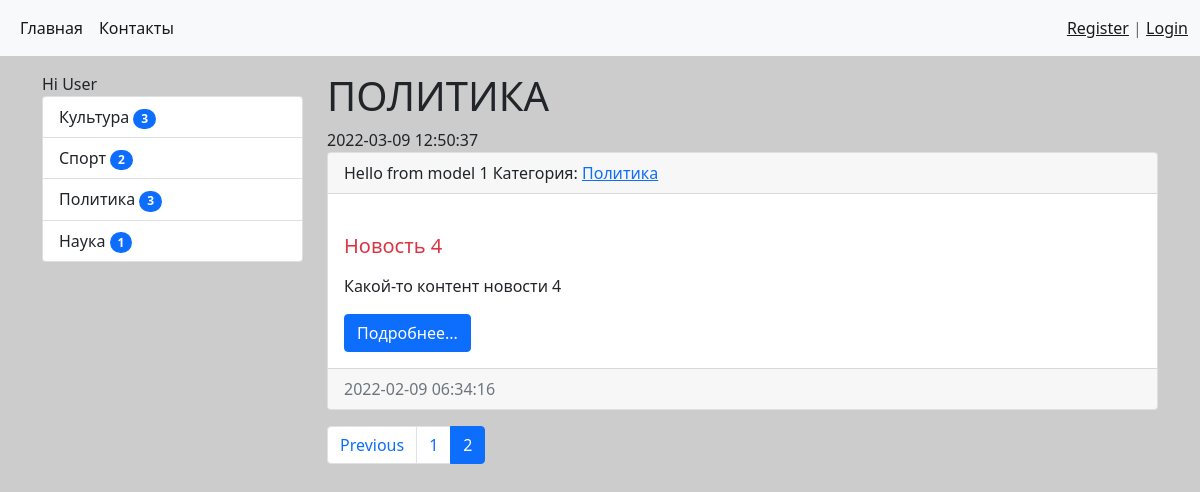
The app's page /category/3/?page=2, older data.
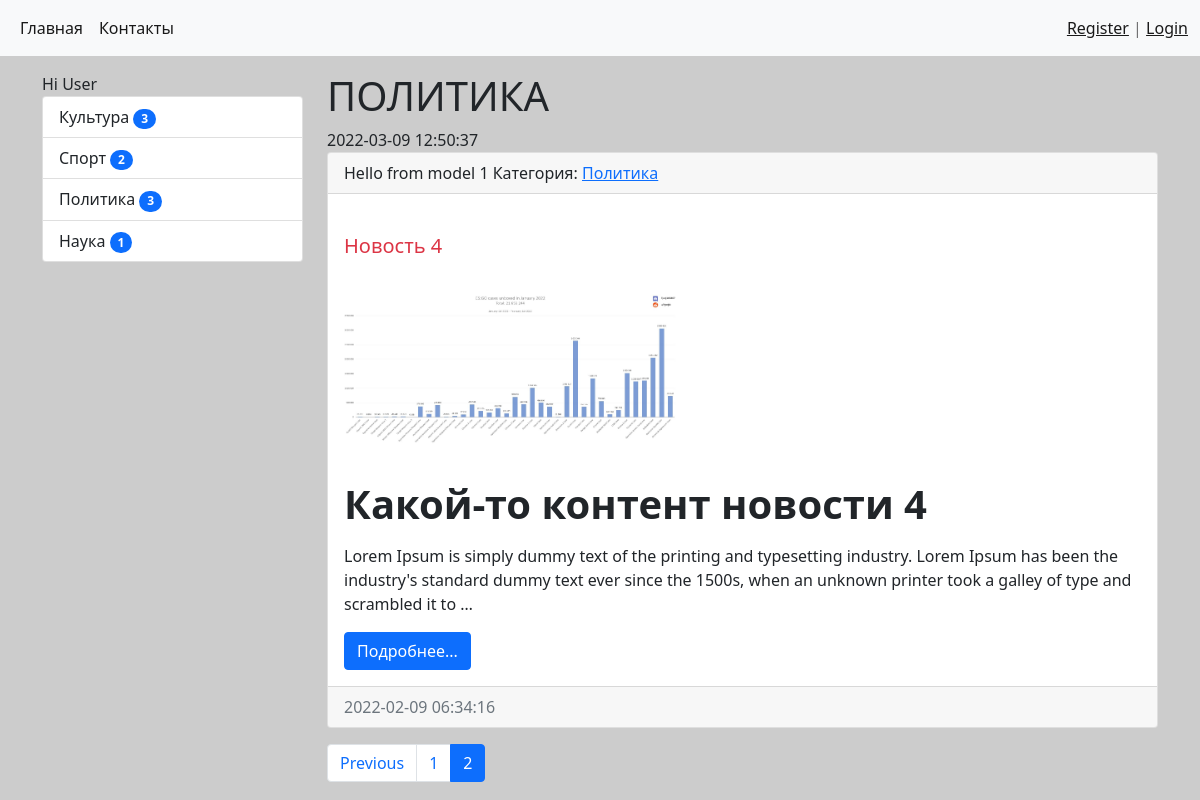
The same page, newer data.
### news/models.py (models this page shows, shortened)
class Category(models.Model):
    title = models.CharField(max_length=150, db_index=True, verbose_name='Наименование категории')
    def get_absolute_url(self):
        return reverse("category", kwargs={"category_id": self.pk})
    def __str__(self): # Функция, которая показывает строковое представление объектов
        return self.title
    class Meta:
        verbose_name = 'Категория'
        verbose_name_plural = 'Категории'
        ordering = ['title']

class News(models.Model):
    title = models.CharField(max_length=150, verbose_name='Наименование')
    content = models.TextField(blank=True, verbose_name='Контент')
    created_at = models.DateTimeField(auto_now_add=True, verbose_name='Дата публикации')
    updated_at = models.DateTimeField(auto_now=True, verbose_name='Дата правки')
    photo = models.ImageField(upload_to=f'photos/%Y/%m/%d', verbose_name='Фото', blank=True)
    is_published = models.BooleanField(default=True, verbose_name='Опубликованно')
    category = models.ForeignKey('Category', on_delete=models.PROTECT, verbose_name='Категория') # Связывание этой области с таблицей категорий. Параметр null нужен потому, что мы уже ранее создали таблицу и без этого параметра ее просто нельзя будет поменять, т.к. данных то там нет, а мы добавляем новое поле
    def my_func(self):
        return 'Hello from model'
    def get_absolute_url(self): # Благодаря этому методу, если мы работаем с классами в views.py то происходит при добавлении чего-то в БД редирект на эту самую новость, которую мы добавили
        return reverse("view_news", kwargs={"news_id": self.pk})
    class Meta:
        verbose_name = 'Новость'
        verbose_name_plural = 'Новости'
        ordering = ['-created_at']

### news/views.py (the view)
# urls.py: path('category/<int:category_id>/', NewsByCategory.as_view(extra_context={'title': 'Какой-то title'}), name='category'),
class NewsByCategory(MyMixin, ListView):
    model = News
    template_name = 'news/home_news_list.html'
    context_object_name = 'news'
    allow_empty = False # Не разрешаем показ пустых списков. Нужно для того, чтобы если пользователь перейдет на id не существующей категории, чтобы не было ошибки 500, а была 404 ошибка
    paginate_by = 2 # Две записи на странице должно показываться
    def get_context_data(self, **kwargs): # Данная функция уже позволяет нам получать переменные, но уже и те которые являются динамическими, т.е. изменяемыми, в общем улучшенная версия атрибута extra_context
        context = super().get_context_data(**kwargs) # Теперь в переменной записано все то, что было до этого
        context['title'] = self.get_upper(Category.objects.get(pk=self.kwargs['category_id']))
        return context
    def get_queryset(self): # Данные метод переопределеяется в том случае, если нам нужна фильтрация по определенным данным. Например мы не хотим, чтобы если галочка не стоит в is_published, тогда новость бы не показывалась и вот тогда мы переопределяем этот метод
        return News.objects.filter(category_id=self.kwargs['category_id'], is_published=True).select_related('category')

### news/templatetags/news_tags.py (called while the page is built)
@register.inclusion_tag('news/list_categories.html') # Тег и параметром передается где он создан
def show_categories(arg1='Hello', arg2='world'): # Создание уже сложного тега, который может и выводить данные и рендерить их, т.е. отображать
    categories = Category.objects.annotate(cnt=Count('news', filter=F('news__is_published'))).filter(cnt__gt=0)
    return {'categories': categories, 'arg1': arg1, 'arg2': arg2}

### news/utils.py (called while the page is built)
    def get_upper(self, string):
        if isinstance(string, str):
            return string.upper()
        else:
            return string.title.upper()

### news/templates/news/home_news_list.html (shortened to what this page needs)
{% extends 'base.html' %}
{% block sidebar %}
    {% include 'inc/_sidebar.html' %}
{% endblock %}
{% block content %}
<h1>{{ title }}</h1>
{% now 'Y-m-d H:i:s' %}
{% for item in news %}
<div class="card mb-3">
    <div class="card-header">
        {{item.my_func}}
        {{forloop.counter}}
        Категория: <a href="{{ item.category.get_absolute_url }}">{{ item.category }}</a>
    </div>
    <div class="card-body">
        <div class="media">
            <div class="media-body">
                <h5 class="card-title {% cycle 'text-danger' 'text-success' %}">{{ item.title }}</h5>
                {% autoescape off %}
                <p class="card-text">{{ item.content|safe|linebreaks|truncatewords:50 }}</p>
                {% endautoescape %}
                <a href="{{ item.get_absolute_url }}" class="btn btn-primary">Подробнее...</a>
            </div>
        </div>
    </div>
    <div class="card-footer text-muted">
        {{ item.created_at|date:'Y-m-d H:i:s' }}
    </div>
</div>
{% endfor %}
{% endblock %}

### templates/base.html (shortened to what this page needs)
{% load static %}
<!doctype html>
<html lang="ru">
<head>
    <link href="{% static 'bootstrap/css/bootstrap.min.css' %}" rel="stylesheet"
>
    <link rel="stylesheet" href="{% static 'css/style.css' %}">
</head>
<body>
    {% include 'inc/_nav.html' %}
    <div class="container mt-3">
        <div class="row">
            <div class="col-md-3">
                {% block sidebar %}SIDEBAR{% endblock %}
            </div>
            <div class="col-md-9">
                {% block content %}CONTENT{% endblock %}
                {% if page_obj.has_other_pages %}
                    <nav aria-label="...">
                        <ul class="pagination">
                            {% if page_obj.has_previous %}
                                <li class="page-item">
                                    <a class="page-link" href="?page={{ page_obj.previous_page_number }}" tabindex="-1">Previous</a>
                                </li>
                            {% endif %}
                            {% for p in page_obj.paginator.page_range %}
                                {% if page_obj.number == p %}
                                    <li class="page-item active" aria-current="page">
                                        <a class="page-link" href="?page={{ p }}">{{ p }}</a>
                                    </li>
                                {% elif p > page_obj.number|add:-3 and p < page_obj.number|add:3 %}
                                    <li class="page-item">
                                        <a class="page-link" href="?page={{ p }}">{{ p }}</a>
                                    </li>
                                {% endif %}
                            {% endfor %}
                        </ul>
                    </nav>
                {% endif %}
            </div>
        </div>
    </div>
</body>
</html>

### templates/inc/_nav.html (shortened to what this page needs)
<nav class="navbar navbar-expand-lg navbar-light bg-light">
    <div class="container-fluid">
        <div class="collapse navbar-collapse" id="navbarSupportedContent">
            <ul class="navbar-nav me-auto mb-2 mb-lg-0">
                <li class="nav-item">
                    <a class="nav-link active" aria-current="page" href="{% url 'home' %}">Главная</a>
                </li>
                <li class="nav-item">
                    <a class="nav-link active" aria-current="page" href="{% url 'contact' %}">Контакты</a>
                </li>
            </ul>
            <span class="navbar-text">
                {% if request.user.is_authenticated %}
                    Добро пожаловать, {{ user.username }} | <a href="{% url 'logout' %}">Выход</a>
                {% else %}
                    <a href="{% url 'register' %}">Register</a> | <a href="{% url 'login' %}">Login</a>
                {% endif %}
            </span>
        </div>
    </div>
</nav>

### templates/inc/_sidebar.html (shortened to what this page needs)
{% load news_tags %}
{% show_categories arg2='User' arg1='Hi' %}

### news/templates/news/list_categories.html
<div class="list-group">
    {{ arg1 }} {{ arg2 }}
    {% for item in categories %}
    <a href="{{ item.get_absolute_url }}" class="list-group-item list-group-item-action">{{ item.title }} <span class="badge bg-primary rounded-pill">{{ item.cnt }}</span> </a>
    {% endfor %}
</div>

### mysite/static/css/style.css (style rules this page uses)
body { background-color: #ccc; }

Row changes from the older to the newer data that the page shows:
changed News "Новость 4": content: picture added; content "Какой-то контент новости 4" → "Какой-то контент новости 4 Lorem Ipsum is simply dummy text of the printing and typesetting industry. Lorem Ipsum has been the industry's standard dummy text ever since the 1500s, when an unknown printer took a galley of type and scrambled it to …"
